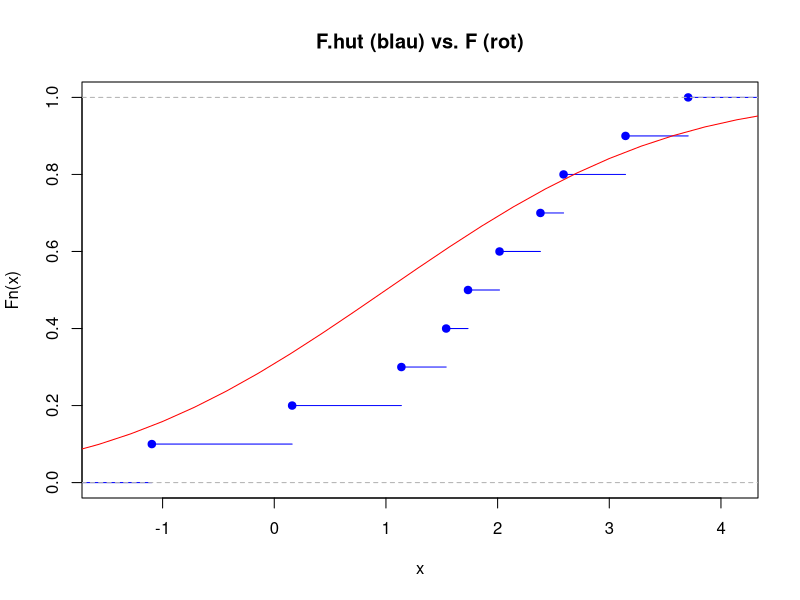
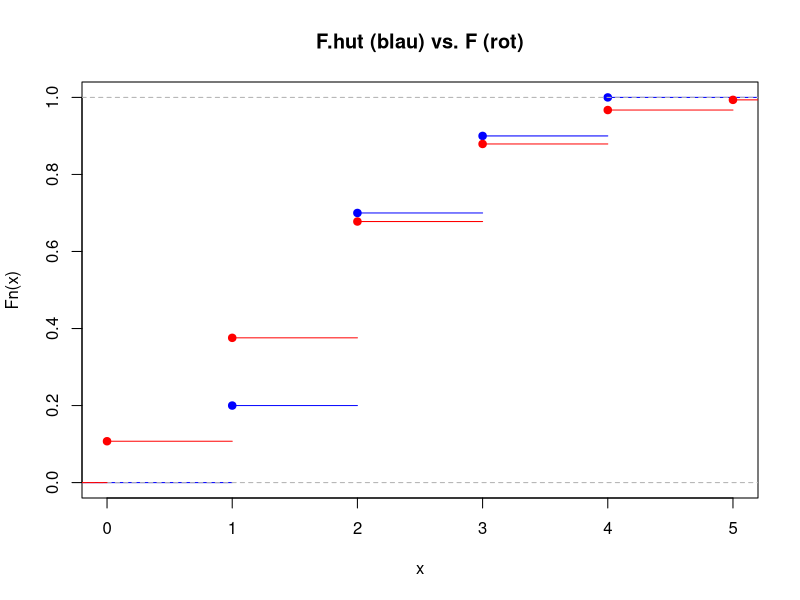
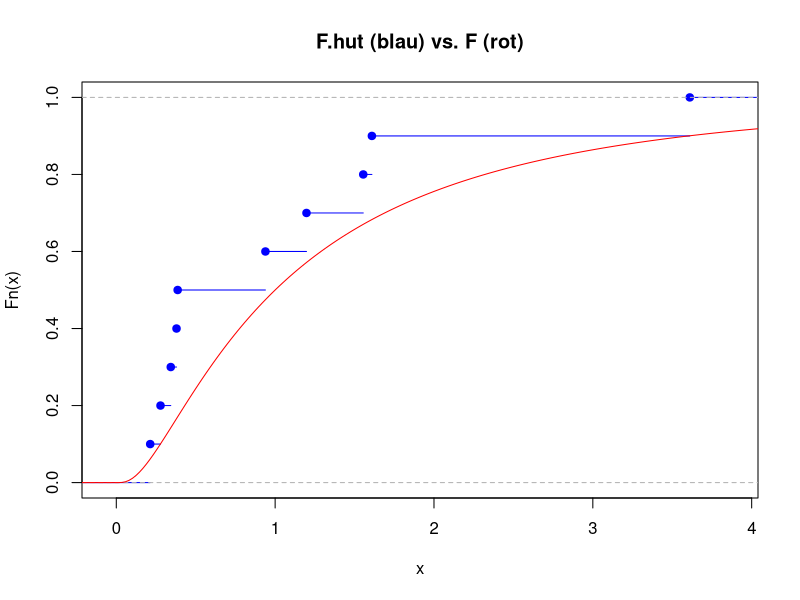

The R script that drew these images, in order:

## Das R-Script vergleicht die wahre (F) und die geschaetzte
## Verteilungsfunktion (F-hut). Wenn man den Stichprobenumfang 
## n erhoeht, verbessert sich die Approximation.
##################################################################

n <- 10
## Zufallszahlen aus N(mu,sigma^2)
x <- rnorm(n, mean=1, sd=2)
plot(ecdf(x),col="blue",main="F.hut (blau) vs. F (rot)")
x.grid <- seq(-7,7,length=50)
lines(x.grid, pnorm(x.grid, mean=1,sd=2), col="red")

n <- 10
## Zufallszahlen aus B(size,prob)
size <- 10
prob <- 0.2
x <- rbinom(n, size=size, prob=prob)
plot(ecdf(x),col="blue",main="F.hut (blau) vs. F (rot)")
x.grid <- 0:size
F <- stepfun(x.grid, c(0,pbinom(x.grid, size=size, prob=prob)))
lines(F, col="red",pch=19, verticals = FALSE)

n <- 10
## Zufallszahlen aus LN(mu,sigma^2)
meanlog <- 0
sdlog <- 1
x <- rlnorm(n, meanlog=meanlog, sdlog=sdlog)
plot(ecdf(x),col="blue",main="F.hut (blau) vs. F (rot)")
x.grid <- seq(-1,10,length=500)
lines(x.grid, plnorm(x.grid, meanlog=meanlog, sdlog=sdlog), col="red")

